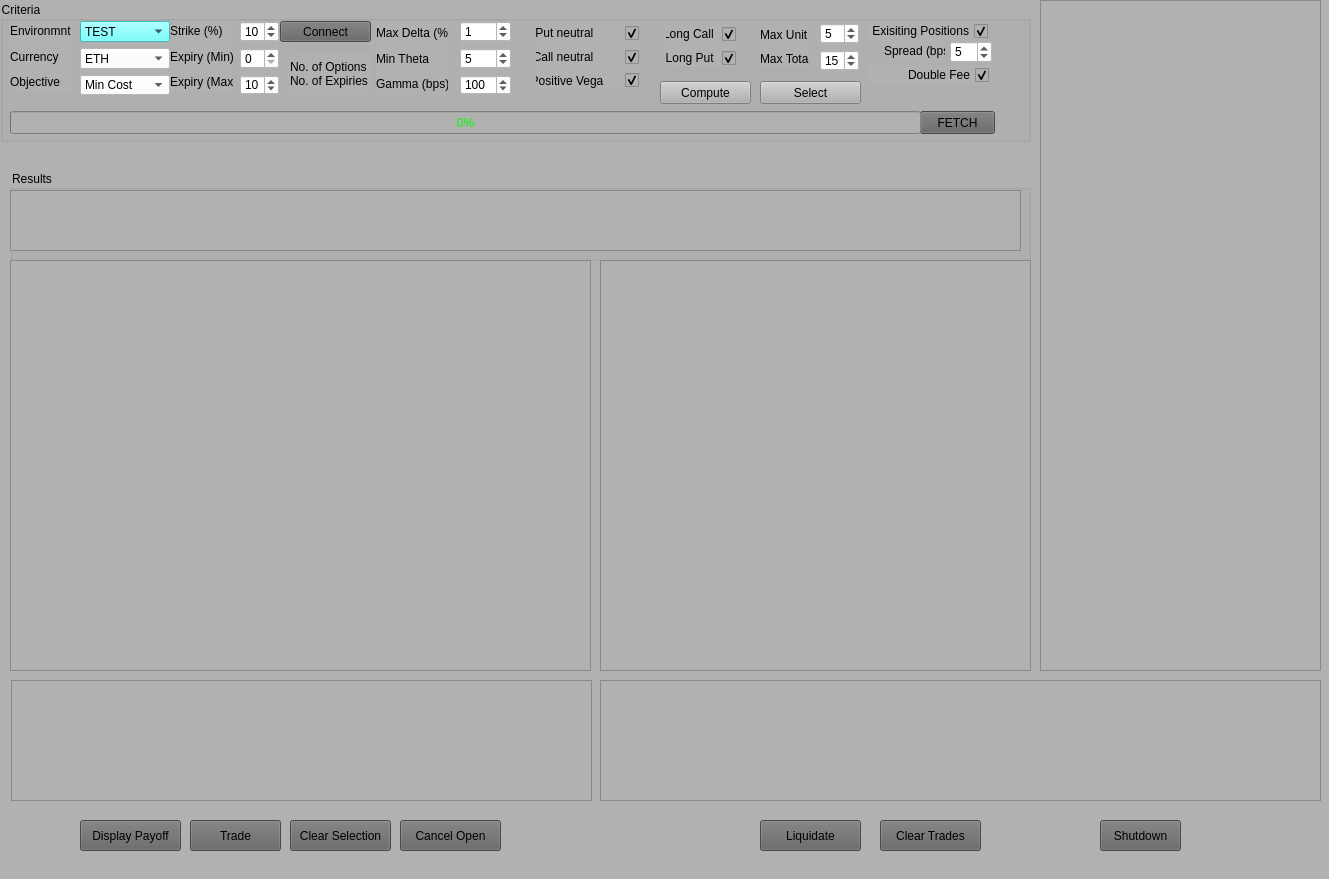
<?xml version="1.0" encoding="UTF-8"?>
<ui version="4.0">
 <class>optionAtillaWindow</class>
 <widget class="QMainWindow" name="optionAtillaWindow">
  <property name="windowModality">
   <enum>Qt::WindowModal</enum>
  </property>
  <property name="geometry">
   <rect>
    <x>0</x>
    <y>0</y>
    <width>1329</width>
    <height>879</height>
   </rect>
  </property>
  <property name="windowTitle">
   <string>OptionAtilla</string>
  </property>
  <property name="autoFillBackground">
   <bool>false</bool>
  </property>
  <property name="styleSheet">
   <string notr="true">background-color: rgb(177, 177, 177);
color: rgb(0, 0, 0);</string>
  </property>
  <widget class="QWidget" name="centralwidget">
   <widget class="QGroupBox" name="groupCriteria">
    <property name="geometry">
     <rect>
      <x>0</x>
      <y>1</y>
      <width>1031</width>
      <height>141</height>
     </rect>
    </property>
    <property name="title">
     <string>Criteria</string>
    </property>
    <widget class="QWidget" name="layoutWidget">
     <property name="geometry">
      <rect>
       <x>170</x>
       <y>20</y>
       <width>63</width>
       <height>71</height>
      </rect>
     </property>
     <layout class="QVBoxLayout" name="verticalLayout_10">
      <item>
       <widget class="QLabel" name="labelStrikePercent">
        <property name="text">
         <string>Strike (%)</string>
        </property>
       </widget>
      </item>
      <item>
       <widget class="QLabel" name="labelMinExpiry">
        <property name="text">
         <string>Expiry (Min)</string>
        </property>
       </widget>
      </item>
      <item>
       <widget class="QLabel" name="labelMaxExpiry">
        <property name="text">
         <string>Expiry (Max)</string>
        </property>
       </widget>
      </item>
     </layout>
    </widget>
    <widget class="QPushButton" name="pushButtonFetch">
     <property name="geometry">
      <rect>
       <x>920</x>
       <y>110</y>
       <width>75</width>
       <height>23</height>
      </rect>
     </property>
     <property name="styleSheet">
      <string notr="true">background-color: rgb(100, 100, 100);</string>
     </property>
     <property name="text">
      <string>FETCH</string>
     </property>
    </widget>
    <widget class="QLabel" name="labelNumOfOptions">
     <property name="geometry">
      <rect>
       <x>290</x>
       <y>52</y>
       <width>81</width>
       <height>41</height>
      </rect>
     </property>
     <property name="text">
      <string>No. of Options 
No. of Expiries</string>
     </property>
    </widget>
    <widget class="QPushButton" name="pushButtonCompute">
     <property name="geometry">
      <rect>
       <x>660</x>
       <y>80</y>
       <width>91</width>
       <height>23</height>
      </rect>
     </property>
     <property name="text">
      <string>Compute</string>
     </property>
    </widget>
    <widget class="QProgressBar" name="progressBarFetch">
     <property name="geometry">
      <rect>
       <x>10</x>
       <y>110</y>
       <width>911</width>
       <height>23</height>
      </rect>
     </property>
     <property name="styleSheet">
      <string notr="true">color: rgb(0, 255, 0);</string>
     </property>
     <property name="value">
      <number>0</number>
     </property>
    </widget>
    <widget class="QWidget" name="layoutWidget">
     <property name="geometry">
      <rect>
       <x>376</x>
       <y>22</y>
       <width>72</width>
       <height>71</height>
      </rect>
     </property>
     <layout class="QVBoxLayout" name="verticalLayout">
      <item>
       <widget class="QLabel" name="labelDelta">
        <property name="text">
         <string>Max Delta (%)</string>
        </property>
       </widget>
      </item>
      <item>
       <widget class="QLabel" name="labelMinTheta">
        <property name="text">
         <string>Min Theta</string>
        </property>
       </widget>
      </item>
      <item>
       <widget class="QLabel" name="labelGamma">
        <property name="text">
         <string>Gamma (bps)</string>
        </property>
       </widget>
      </item>
     </layout>
    </widget>
    <widget class="QWidget" name="layoutWidget">
     <property name="geometry">
      <rect>
       <x>460</x>
       <y>20</y>
       <width>51</width>
       <height>74</height>
      </rect>
     </property>
     <layout class="QVBoxLayout" name="verticalLayout_2">
      <item>
       <widget class="QSpinBox" name="spinDelta">
        <property name="styleSheet">
         <string notr="true">background-color: rgb(255, 255, 255);
color: rgb(0, 0, 0);</string>
        </property>
        <property name="readOnly">
         <bool>false</bool>
        </property>
        <property name="value">
         <number>1</number>
        </property>
       </widget>
      </item>
      <item>
       <widget class="QSpinBox" name="spinMinTheta">
        <property name="styleSheet">
         <string notr="true">background-color: rgb(255, 255, 255);
color: rgb(0, 0, 0);</string>
        </property>
        <property name="readOnly">
         <bool>false</bool>
        </property>
        <property name="minimum">
         <number>-100</number>
        </property>
        <property name="maximum">
         <number>9999</number>
        </property>
        <property name="value">
         <number>5</number>
        </property>
       </widget>
      </item>
      <item>
       <widget class="QSpinBox" name="spinGamma">
        <property name="styleSheet">
         <string notr="true">background-color: rgb(255, 255, 255);
color: rgb(0, 0, 0);</string>
        </property>
        <property name="readOnly">
         <bool>false</bool>
        </property>
        <property name="maximum">
         <number>9999</number>
        </property>
        <property name="value">
         <number>100</number>
        </property>
       </widget>
      </item>
     </layout>
    </widget>
    <widget class="QWidget" name="layoutWidget">
     <property name="geometry">
      <rect>
       <x>10</x>
       <y>20</y>
       <width>62</width>
       <height>71</height>
      </rect>
     </property>
     <layout class="QVBoxLayout" name="verticalLayout_3">
      <item>
       <widget class="QLabel" name="labelEnv">
        <property name="text">
         <string>Environmnt</string>
        </property>
       </widget>
      </item>
      <item>
       <widget class="QLabel" name="labelCurr">
        <property name="text">
         <string>Currency</string>
        </property>
       </widget>
      </item>
      <item>
       <widget class="QLabel" name="labelObjective">
        <property name="text">
         <string>Objective</string>
        </property>
       </widget>
      </item>
     </layout>
    </widget>
    <widget class="QWidget" name="layoutWidget">
     <property name="geometry">
      <rect>
       <x>80</x>
       <y>20</y>
       <width>90</width>
       <height>74</height>
      </rect>
     </property>
     <layout class="QVBoxLayout" name="verticalLayout_4">
      <item>
       <widget class="QComboBox" name="comboEnv">
        <property name="styleSheet">
         <string notr="true">background-color: rgb(85, 255, 255);
color: rgb(0, 0, 0);</string>
        </property>
        <item>
         <property name="text">
          <string>TEST</string>
         </property>
        </item>
        <item>
         <property name="text">
          <string>PROD</string>
         </property>
        </item>
       </widget>
      </item>
      <item>
       <widget class="QComboBox" name="comboCurr">
        <property name="styleSheet">
         <string notr="true">background-color: rgb(255, 255, 255);
color: rgb(0, 0, 0);</string>
        </property>
        <item>
         <property name="text">
          <string>ETH</string>
         </property>
        </item>
        <item>
         <property name="text">
          <string>BTC</string>
         </property>
        </item>
       </widget>
      </item>
      <item>
       <widget class="QComboBox" name="comboObjective">
        <property name="styleSheet">
         <string notr="true">background-color: rgb(255, 255, 255);
color: rgb(0, 0, 0);</string>
        </property>
        <item>
         <property name="text">
          <string>Min Cost</string>
         </property>
        </item>
        <item>
         <property name="text">
          <string>Max Gamma</string>
         </property>
        </item>
        <item>
         <property name="text">
          <string>Max Theta</string>
         </property>
        </item>
       </widget>
      </item>
     </layout>
    </widget>
    <widget class="QWidget" name="layoutWidget">
     <property name="geometry">
      <rect>
       <x>535</x>
       <y>23</y>
       <width>104</width>
       <height>65</height>
      </rect>
     </property>
     <layout class="QVBoxLayout" name="verticalLayout_5">
      <item>
       <widget class="QCheckBox" name="checkPutNeutral">
        <property name="layoutDirection">
         <enum>Qt::RightToLeft</enum>
        </property>
        <property name="text">
         <string>Put neutral        </string>
        </property>
        <property name="checked">
         <bool>true</bool>
        </property>
       </widget>
      </item>
      <item>
       <widget class="QCheckBox" name="checkCallNeutral">
        <property name="layoutDirection">
         <enum>Qt::RightToLeft</enum>
        </property>
        <property name="text">
         <string>Call neutral        </string>
        </property>
        <property name="checked">
         <bool>true</bool>
        </property>
       </widget>
      </item>
      <item>
       <widget class="QCheckBox" name="checkVega">
        <property name="layoutDirection">
         <enum>Qt::RightToLeft</enum>
        </property>
        <property name="text">
         <string>Positive Vega     </string>
        </property>
        <property name="checked">
         <bool>true</bool>
        </property>
       </widget>
      </item>
     </layout>
    </widget>
    <widget class="QWidget" name="layoutWidget">
     <property name="geometry">
      <rect>
       <x>665</x>
       <y>24</y>
       <width>71</width>
       <height>42</height>
      </rect>
     </property>
     <layout class="QVBoxLayout" name="verticalLayout_6">
      <item>
       <widget class="QCheckBox" name="checkLongCall">
        <property name="layoutDirection">
         <enum>Qt::RightToLeft</enum>
        </property>
        <property name="text">
         <string>Long Call </string>
        </property>
        <property name="checked">
         <bool>true</bool>
        </property>
       </widget>
      </item>
      <item>
       <widget class="QCheckBox" name="checkLongPut">
        <property name="layoutDirection">
         <enum>Qt::RightToLeft</enum>
        </property>
        <property name="text">
         <string>Long Put </string>
        </property>
        <property name="checked">
         <bool>true</bool>
        </property>
       </widget>
      </item>
     </layout>
    </widget>
    <widget class="QWidget" name="layoutWidget">
     <property name="geometry">
      <rect>
       <x>760</x>
       <y>25</y>
       <width>49</width>
       <height>41</height>
      </rect>
     </property>
     <layout class="QVBoxLayout" name="verticalLayout_7">
      <item>
       <widget class="QLabel" name="labelMaxUnit">
        <property name="text">
         <string>Max Unit</string>
        </property>
       </widget>
      </item>
      <item>
       <widget class="QLabel" name="labelMaxTotal">
        <property name="text">
         <string>Max Total</string>
        </property>
       </widget>
      </item>
     </layout>
    </widget>
    <widget class="QWidget" name="layoutWidget">
     <property name="geometry">
      <rect>
       <x>820</x>
       <y>22</y>
       <width>39</width>
       <height>48</height>
      </rect>
     </property>
     <layout class="QVBoxLayout" name="verticalLayout_8">
      <item>
       <widget class="QSpinBox" name="spinMaxUnit">
        <property name="styleSheet">
         <string notr="true">background-color: rgb(255, 255, 255);
color: rgb(0, 0, 0);</string>
        </property>
        <property name="readOnly">
         <bool>false</bool>
        </property>
        <property name="value">
         <number>5</number>
        </property>
       </widget>
      </item>
      <item>
       <widget class="QSpinBox" name="spinMaxTotal">
        <property name="styleSheet">
         <string notr="true">background-color: rgb(255, 255, 255);
color: rgb(0, 0, 0);</string>
        </property>
        <property name="readOnly">
         <bool>false</bool>
        </property>
        <property name="value">
         <number>15</number>
        </property>
       </widget>
      </item>
     </layout>
    </widget>
    <widget class="QWidget" name="layoutWidget">
     <property name="geometry">
      <rect>
       <x>240</x>
       <y>20</y>
       <width>39</width>
       <height>74</height>
      </rect>
     </property>
     <layout class="QVBoxLayout" name="verticalLayout_9">
      <item>
       <widget class="QSpinBox" name="spinBoxStrikePercent">
        <property name="styleSheet">
         <string notr="true">background-color: rgb(255, 255, 255);
color: rgb(0, 0, 0);</string>
        </property>
        <property name="value">
         <number>10</number>
        </property>
       </widget>
      </item>
      <item>
       <widget class="QSpinBox" name="spinBoxMinExpiry">
        <property name="styleSheet">
         <string notr="true">background-color: rgb(255, 255, 255);
color: rgb(0, 0, 0);</string>
        </property>
        <property name="value">
         <number>0</number>
        </property>
       </widget>
      </item>
      <item>
       <widget class="QSpinBox" name="spinBoxMaxExpiry">
        <property name="styleSheet">
         <string notr="true">background-color: rgb(255, 255, 255);
color: rgb(0, 0, 0);</string>
        </property>
        <property name="value">
         <number>10</number>
        </property>
       </widget>
      </item>
     </layout>
    </widget>
    <widget class="QPushButton" name="pushButtonSelect">
     <property name="geometry">
      <rect>
       <x>760</x>
       <y>80</y>
       <width>101</width>
       <height>23</height>
      </rect>
     </property>
     <property name="text">
      <string>Select</string>
     </property>
    </widget>
    <widget class="QCheckBox" name="checkPositions">
     <property name="geometry">
      <rect>
       <x>867</x>
       <y>20</y>
       <width>121</width>
       <height>20</height>
      </rect>
     </property>
     <property name="layoutDirection">
      <enum>Qt::RightToLeft</enum>
     </property>
     <property name="text">
      <string>Exisiting Positions</string>
     </property>
     <property name="checked">
      <bool>true</bool>
     </property>
    </widget>
    <widget class="QSpinBox" name="spinBoxSpread">
     <property name="geometry">
      <rect>
       <x>950</x>
       <y>40</y>
       <width>42</width>
       <height>22</height>
      </rect>
     </property>
     <property name="styleSheet">
      <string notr="true">background-color: rgb(255, 255, 255);
color: rgb(0, 0, 0);</string>
     </property>
     <property name="minimum">
      <number>1</number>
     </property>
     <property name="value">
      <number>5</number>
     </property>
    </widget>
    <widget class="QLabel" name="labelSpread">
     <property name="geometry">
      <rect>
       <x>884</x>
       <y>40</y>
       <width>61</width>
       <height>20</height>
      </rect>
     </property>
     <property name="text">
      <string>Spread (bps)</string>
     </property>
    </widget>
    <widget class="QCheckBox" name="checkPositions_2">
     <property name="geometry">
      <rect>
       <x>868</x>
       <y>64</y>
       <width>121</width>
       <height>20</height>
      </rect>
     </property>
     <property name="layoutDirection">
      <enum>Qt::RightToLeft</enum>
     </property>
     <property name="text">
      <string>Double Fee</string>
     </property>
     <property name="checked">
      <bool>true</bool>
     </property>
    </widget>
    <widget class="QPushButton" name="pushButtonConnect">
     <property name="geometry">
      <rect>
       <x>280</x>
       <y>20</y>
       <width>91</width>
       <height>21</height>
      </rect>
     </property>
     <property name="styleSheet">
      <string notr="true">background-color: rgb(100, 100, 100);</string>
     </property>
     <property name="text">
      <string>Connect</string>
     </property>
    </widget>
   </widget>
   <widget class="QTableView" name="tableViewAccount">
    <property name="geometry">
     <rect>
      <x>1040</x>
      <y>0</y>
      <width>281</width>
      <height>671</height>
     </rect>
    </property>
    <property name="autoFillBackground">
     <bool>true</bool>
    </property>
    <property name="styleSheet">
     <string notr="true"/>
    </property>
    <attribute name="horizontalHeaderVisible">
     <bool>false</bool>
    </attribute>
    <attribute name="verticalHeaderVisible">
     <bool>false</bool>
    </attribute>
   </widget>
   <widget class="QGroupBox" name="groupBox_2">
    <property name="geometry">
     <rect>
      <x>10</x>
      <y>170</y>
      <width>1021</width>
      <height>91</height>
     </rect>
    </property>
    <property name="title">
     <string>Results</string>
    </property>
    <widget class="QTableView" name="tableResults">
     <property name="enabled">
      <bool>true</bool>
     </property>
     <property name="geometry">
      <rect>
       <x>0</x>
       <y>20</y>
       <width>1011</width>
       <height>61</height>
      </rect>
     </property>
     <property name="autoFillBackground">
      <bool>false</bool>
     </property>
     <property name="styleSheet">
      <string notr="true"/>
     </property>
    </widget>
   </widget>
   <widget class="QPushButton" name="pushButtonTrade">
    <property name="geometry">
     <rect>
      <x>190</x>
      <y>820</y>
      <width>91</width>
      <height>31</height>
     </rect>
    </property>
    <property name="styleSheet">
     <string notr="true">background-color: rgb(100, 100, 100);</string>
    </property>
    <property name="text">
     <string>Trade</string>
    </property>
   </widget>
   <widget class="QPushButton" name="pushButtonLiquidate">
    <property name="geometry">
     <rect>
      <x>760</x>
      <y>820</y>
      <width>101</width>
      <height>31</height>
     </rect>
    </property>
    <property name="styleSheet">
     <string notr="true">background-color: rgb(100, 100, 100);</string>
    </property>
    <property name="text">
     <string>Liquidate</string>
    </property>
   </widget>
   <widget class="QTableView" name="tableViewSelections">
    <property name="geometry">
     <rect>
      <x>10</x>
      <y>260</y>
      <width>581</width>
      <height>411</height>
     </rect>
    </property>
    <property name="autoFillBackground">
     <bool>true</bool>
    </property>
    <property name="styleSheet">
     <string notr="true"/>
    </property>
   </widget>
   <widget class="QPushButton" name="pushButtonDisplay">
    <property name="geometry">
     <rect>
      <x>80</x>
      <y>820</y>
      <width>101</width>
      <height>31</height>
     </rect>
    </property>
    <property name="styleSheet">
     <string notr="true">background-color: rgb(100, 100, 100);</string>
    </property>
    <property name="text">
     <string>Display Payoff</string>
    </property>
   </widget>
   <widget class="QTableView" name="tableViewPositions">
    <property name="geometry">
     <rect>
      <x>600</x>
      <y>260</y>
      <width>431</width>
      <height>411</height>
     </rect>
    </property>
    <property name="autoFillBackground">
     <bool>true</bool>
    </property>
    <property name="styleSheet">
     <string notr="true"/>
    </property>
   </widget>
   <widget class="QPushButton" name="pushButtonClose">
    <property name="geometry">
     <rect>
      <x>1100</x>
      <y>820</y>
      <width>81</width>
      <height>31</height>
     </rect>
    </property>
    <property name="styleSheet">
     <string notr="true">background-color: rgb(100, 100, 100);</string>
    </property>
    <property name="text">
     <string>Shutdown</string>
    </property>
   </widget>
   <widget class="QTableView" name="tableViewSelectOrders">
    <property name="geometry">
     <rect>
      <x>11</x>
      <y>680</y>
      <width>581</width>
      <height>121</height>
     </rect>
    </property>
   </widget>
   <widget class="QTableView" name="tableViewTrades">
    <property name="geometry">
     <rect>
      <x>600</x>
      <y>680</y>
      <width>721</width>
      <height>121</height>
     </rect>
    </property>
   </widget>
   <widget class="QPushButton" name="pushButtonClearSelection">
    <property name="geometry">
     <rect>
      <x>290</x>
      <y>820</y>
      <width>101</width>
      <height>31</height>
     </rect>
    </property>
    <property name="styleSheet">
     <string notr="true">background-color: rgb(100, 100, 100);</string>
    </property>
    <property name="text">
     <string>Clear Selection</string>
    </property>
   </widget>
   <widget class="QPushButton" name="pushButtonCancelOrders">
    <property name="geometry">
     <rect>
      <x>400</x>
      <y>820</y>
      <width>101</width>
      <height>31</height>
     </rect>
    </property>
    <property name="styleSheet">
     <string notr="true">background-color: rgb(100, 100, 100);</string>
    </property>
    <property name="text">
     <string>Cancel Open</string>
    </property>
   </widget>
   <widget class="QPushButton" name="pushButtonClearTrades">
    <property name="geometry">
     <rect>
      <x>880</x>
      <y>820</y>
      <width>101</width>
      <height>31</height>
     </rect>
    </property>
    <property name="styleSheet">
     <string notr="true">background-color: rgb(100, 100, 100);</string>
    </property>
    <property name="text">
     <string>Clear Trades</string>
    </property>
   </widget>
  </widget>
  <widget class="QStatusBar" name="statusbar"/>
 </widget>
 <resources/>
 <connections>
  <connection>
   <sender>pushButtonClose</sender>
   <signal>clicked()</signal>
   <receiver>optionAtillaWindow</receiver>
   <slot>close()</slot>
   <hints>
    <hint type="sourcelabel">
     <x>1140</x>
     <y>835</y>
    </hint>
    <hint type="destinationlabel">
     <x>664</x>
     <y>439</y>
    </hint>
   </hints>
  </connection>
 </connections>
</ui>
